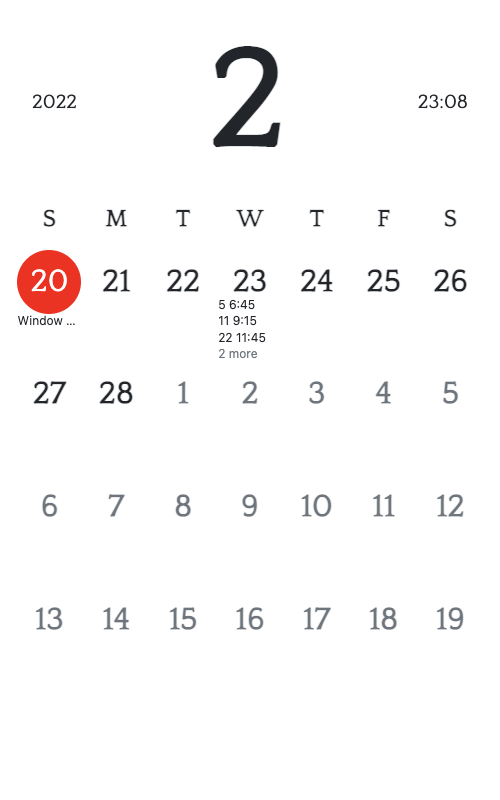
#> input picture render/calendar.png, 500 x 800 px
$ python bmp.py
#> lines starting #> are read from the running program, lines starting #| are printed output that depends on the picture; after the words box and inside, x2 and y2 are one past the last pixel; in counts of white or black regions, pixels touching at a corner belong together
from PIL import Image

img = Image.open("calendar.png").convert(mode='L').point(lambda x: 0 if x<128 else 255, '1')
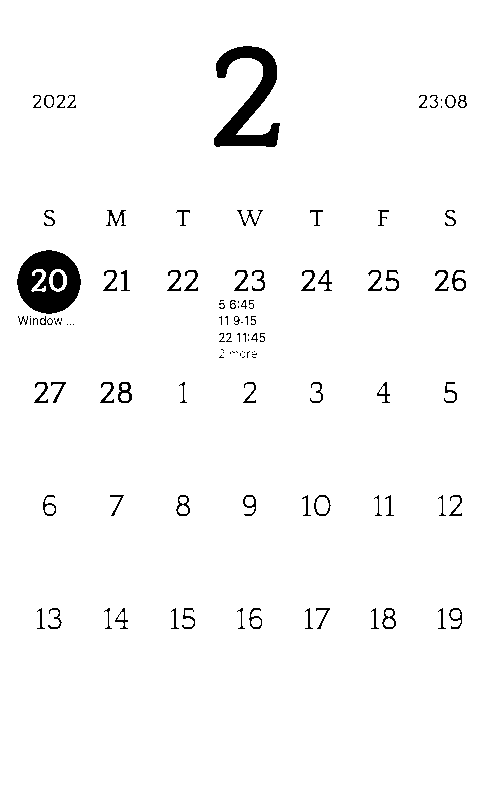
#> img: PIL image 500x800 1; 97.3% white; 115 black regions (41 under 20 px), largest, box (x1, y1, x2, y2) and area: (214, 46, 280, 147) 2827, (17, 250, 81, 314) 2653, (118, 382, 132, 403) 147
img.save("calendar.bmp")
